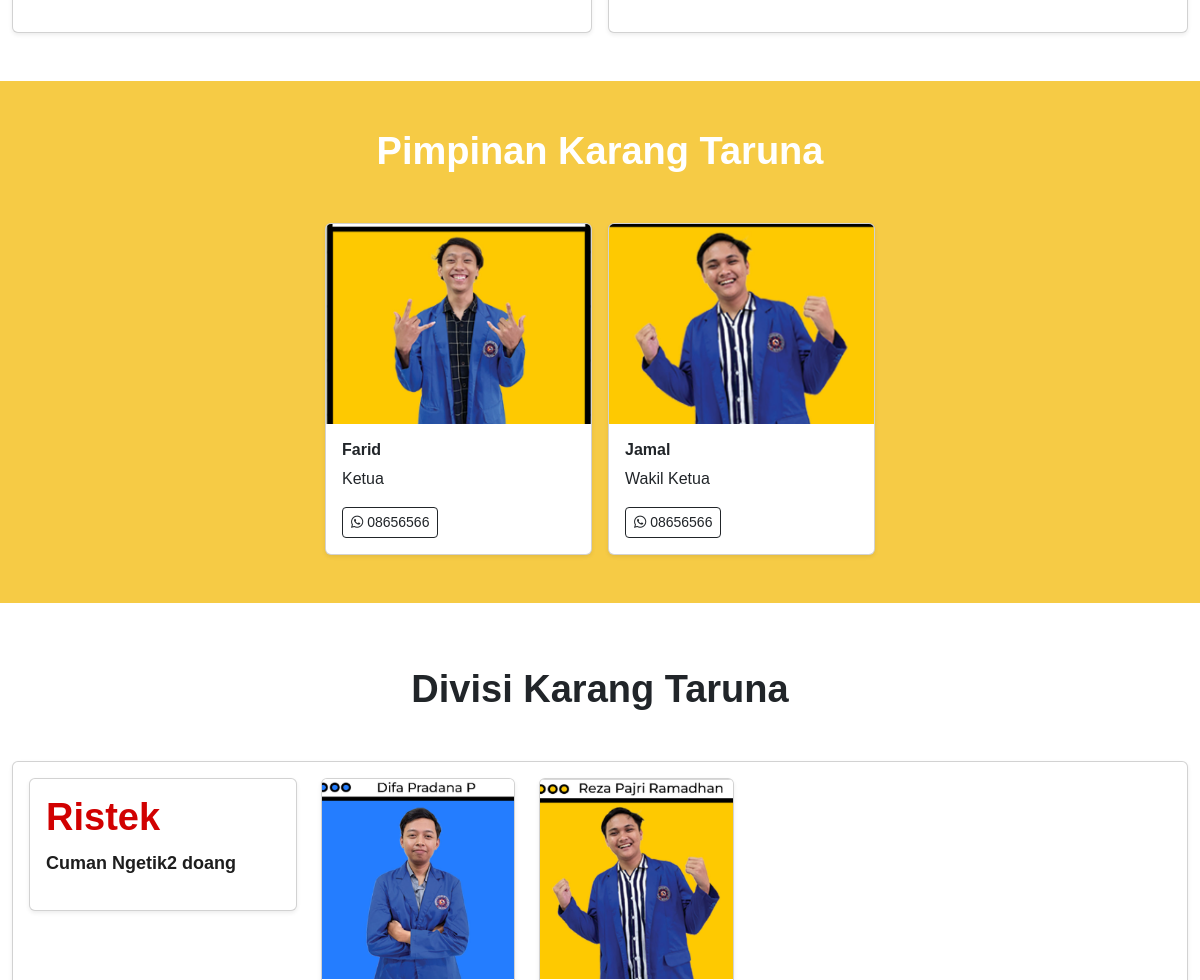
The page /profile/ (middle part) on the database as committed earlier.
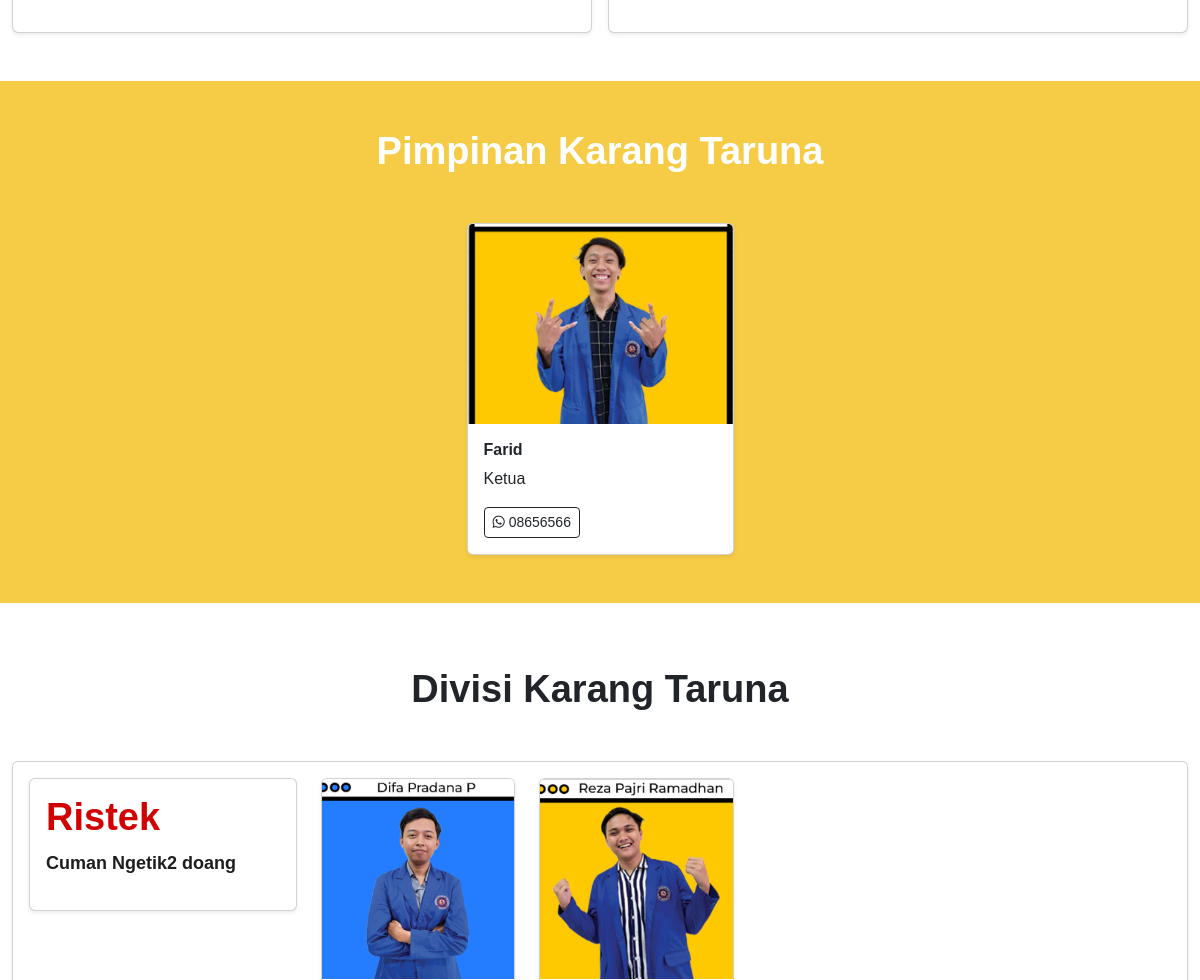
The same page on the database as committed later.
### base/models.py (models this page shows, shortened)
class Pimpinan(models.Model):
    class Meta:
        ordering = ['jabatan']
    nama = models.CharField(max_length=100)
    foto = models.ImageField(upload_to='pimpinan')
    telepon = models.CharField(max_length=20)
    jabatan = models.CharField(max_length=100)
    deskripsi = models.TextField()

class Divisi(models.Model):
    nama = models.CharField(max_length=100)
    deskripsi = models.TextField()

class Anggota(models.Model):
    class Meta:
        ordering = ['-jabatan']
    nama = models.CharField(max_length=100)
    foto = models.ImageField(upload_to='anggota')
    alamat = models.CharField(max_length=100)
    telepon = models.CharField(max_length=20)
    jabatan = models.CharField(max_length=100)
    divisi = models.ForeignKey(Divisi, on_delete=models.CASCADE)

### base/views.py (the view)
# urls.py: path('profile/', views.profile, name='profile'),
def profile(request):
    jumbotron = Jumbotron.objects.get(nama='jumbotron_profile')
    karangtaruna = KarangTaruna.objects.first()
    divisis = Divisi.objects.all()
    pimpinans = Pimpinan.objects.all()
    context = {
        'jumbotron': jumbotron,
        'pimpinans': pimpinans,
        'divisis': divisis,
        'karangtaruna': karangtaruna,
    }
    return render(request, 'base/profile.html', context)

### base/templates/base/profile.html (shortened to what this page needs)
{% extends 'base/base.html' %}
{% load static %}
{% block content %}
<div class="container-fluid">
    <div class="row g-3 py-5">
        <div class="col-lg-6">
            <div class="card p-3 shadow-sm">
            </div>
        </div>
        <div class="col-lg-6">
            <div class="card p-3 shadow-sm">
            </div>
        </div>
    </div>
</div>
<div class="container-fluid bg-blue-fg-white py-5">
    <h2 class="text-center mb-5">Pimpinan Karang Taruna</h2>
    <div class="container">
        <div class="row d-flex justify-content-center g-3">
            {% for pimpinan in pimpinans %}
            <div class="col-sm-5 col-md-4 col-lg-3">
                <div class="card shadow-sm">
                    <img src="{{ pimpinan.foto.url }}" class="card-img-top" style="object-fit: cover; height: 200px;"
                        alt="...">
                    <div class="card-body">
                        <h5 class="card-title">{{ pimpinan.nama }}</h5>
                        <p class="card-text card-text-carousell">{{ pimpinan.jabatan }}</p>
                        <a href="https://wa.me/{{ pimpinan.telepon }}" class="btn btn-outline-dark btn-sm">
                            <i class="fa-brands fa-whatsapp"></i>
                            {{ pimpinan.telepon }}
                        </a>
                    </div>
                </div>
            </div>
            {% endfor %}
        </div>
    </div>
</div>
<div class="container-fluid py-3">
    <h2 class="text-center my-5">Divisi Karang Taruna</h2>
    {% for divisi in divisis %}
    <div class="card mb-5 shadow-sm">
        <div class="mb-3 p-3">
            <div class="row">
                <div class="col-md-3">
                    <div class="card p-3 shadow-sm mb-3">
                        <h2 class="red">{{ divisi.nama }}</h2>
                        <p class="text-visi-misi">{{ divisi.deskripsi }}</p>
                    </div>
                </div>
                <div class="col">
                    <div class="row">
                        {% for anggota in divisi.anggota_set.all %}
                        <div class="col-sm-5 col-md-4 col-lg-3 mb-2">
                            <div class="card shadow-sm">
                                <img src="{{ anggota.foto.url }}" class="card-img-top"
                                    style="object-fit: cover; height: 200px;" alt="...">
                            </div>
                        </div>
                        {% endfor %}
                    </div>
                </div>
            </div>
        </div>
    </div>
    {% endfor %}
</div>
{% endblock %}

### base/templates/base/base.html (shortened to what this page needs)
<!DOCTYPE html>
{% load static %}
<html lang="en">
<head>
    <link href="https://fonts.cdnfonts.com/css/poppins" rel="stylesheet">
    <link href="https://cdn.jsdelivr.net/npm/bootstrap@5.3.2/dist/css/bootstrap.min.css" rel="stylesheet"
>
    <link rel="stylesheet" href="https://cdnjs.cloudflare.com/ajax/libs/font-awesome/6.5.1/css/all.min.css"
 />
</head>
<body>
    {% block content %}
    {% endblock %}
</body>
</html>

### base/templates/base/base.html (style rules this page uses)
body { font-family: 'Poppins', sans-serif; }
.bg-blue-fg-white { background-color: #f6cb45; color: white; }
.red { color: #d10101; }
h2 { font-weight: bold; font-size: 38px; }
h5 { font-weight: bold; font-size: 16px; }
.card-text-carousell { display: -webkit-box; -webkit-line-clamp: 3; -webkit-box-orient: vertical; overflow: hidden; }

### base/templates/base/profile.html (style rules this page uses)
.text-visi-misi { color: #1e1e1e; font: 600 18px/30px Poppins, sans-serif; }

Rows that differ between the two databases and show on the page:
removed Pimpinan: foto (picture), nama "Jamal", jabatan "Wakil Ketua", telepon "08656566"
